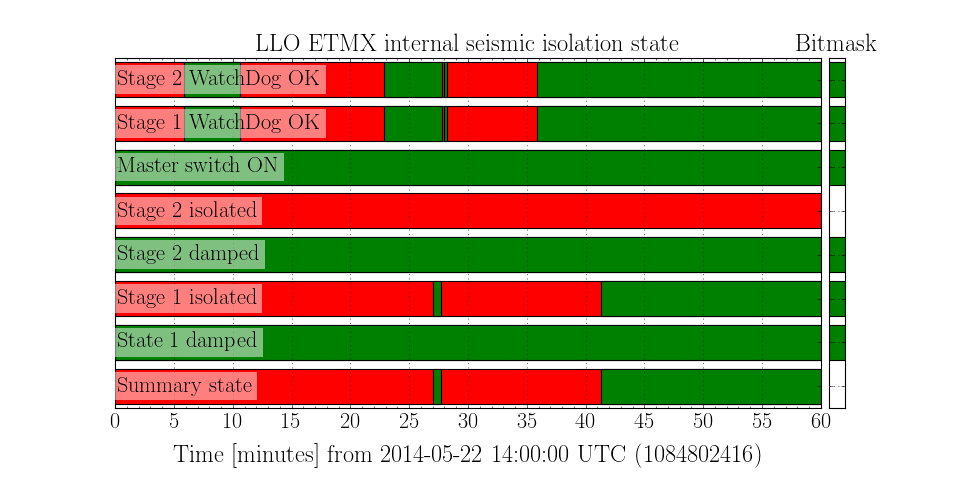

Write Python code to recreate this figure.
plot = data.plot(insetlabels=True)
plot.gca().set_title('LLO ETMX internal seismic isolation state')
plot.add_bitmask('0b11101110')
plot.show()
